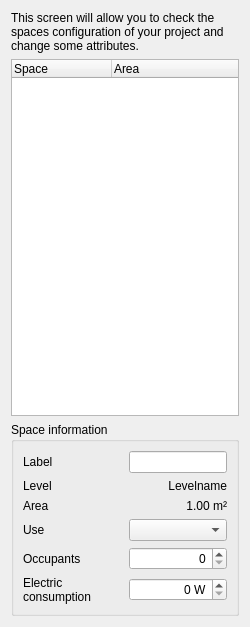
<?xml version="1.0" encoding="UTF-8"?>
<ui version="4.0">
 <class>Form</class>
 <widget class="QWidget" name="Form">
  <property name="geometry">
   <rect>
    <x>0</x>
    <y>0</y>
    <width>250</width>
    <height>627</height>
   </rect>
  </property>
  <property name="windowTitle">
   <string>Spaces manager</string>
  </property>
  <layout class="QVBoxLayout" name="verticalLayout">
   <item>
    <widget class="QLabel" name="label">
     <property name="text">
      <string>This screen will allow you to check the spaces configuration of your project and change some attributes.</string>
     </property>
     <property name="wordWrap">
      <bool>true</bool>
     </property>
    </widget>
   </item>
   <item>
    <widget class="QTreeWidget" name="treeWidget">
     <column>
      <property name="text">
       <string>Space</string>
      </property>
     </column>
     <column>
      <property name="text">
       <string>Area</string>
      </property>
     </column>
    </widget>
   </item>
   <item>
    <widget class="QGroupBox" name="groupBox">
     <property name="title">
      <string>Space information</string>
     </property>
     <layout class="QGridLayout" name="gridLayout">
      <item row="3" column="0">
       <widget class="QLabel" name="label_4">
        <property name="text">
         <string>Use</string>
        </property>
       </widget>
      </item>
      <item row="4" column="0">
       <widget class="QLabel" name="label_6">
        <property name="text">
         <string>Occupants</string>
        </property>
       </widget>
      </item>
      <item row="3" column="1">
       <widget class="QComboBox" name="comboBox"/>
      </item>
      <item row="2" column="1">
       <widget class="QLabel" name="label_5">
        <property name="text">
         <string>1.00 m²</string>
        </property>
        <property name="alignment">
         <set>Qt::AlignRight|Qt::AlignTrailing|Qt::AlignVCenter</set>
        </property>
       </widget>
      </item>
      <item row="5" column="1">
       <widget class="QSpinBox" name="spinBox_2">
        <property name="alignment">
         <set>Qt::AlignRight|Qt::AlignTrailing|Qt::AlignVCenter</set>
        </property>
        <property name="suffix">
         <string> W</string>
        </property>
       </widget>
      </item>
      <item row="2" column="0">
       <widget class="QLabel" name="label_3">
        <property name="text">
         <string>Area</string>
        </property>
       </widget>
      </item>
      <item row="4" column="1">
       <widget class="QSpinBox" name="spinBox">
        <property name="alignment">
         <set>Qt::AlignRight|Qt::AlignTrailing|Qt::AlignVCenter</set>
        </property>
       </widget>
      </item>
      <item row="0" column="1">
       <widget class="QLineEdit" name="lineEdit"/>
      </item>
      <item row="0" column="0">
       <widget class="QLabel" name="label_2">
        <property name="text">
         <string>Label</string>
        </property>
       </widget>
      </item>
      <item row="5" column="0">
       <widget class="QLabel" name="label_7">
        <property name="text">
         <string>Electric consumption</string>
        </property>
        <property name="wordWrap">
         <bool>true</bool>
        </property>
       </widget>
      </item>
      <item row="1" column="0">
       <widget class="QLabel" name="label_8">
        <property name="text">
         <string>Level</string>
        </property>
       </widget>
      </item>
      <item row="1" column="1">
       <widget class="QLabel" name="label_9">
        <property name="text">
         <string>Levelname</string>
        </property>
        <property name="alignment">
         <set>Qt::AlignRight|Qt::AlignTrailing|Qt::AlignVCenter</set>
        </property>
       </widget>
      </item>
     </layout>
    </widget>
   </item>
  </layout>
 </widget>
 <resources/>
 <connections/>
</ui>
